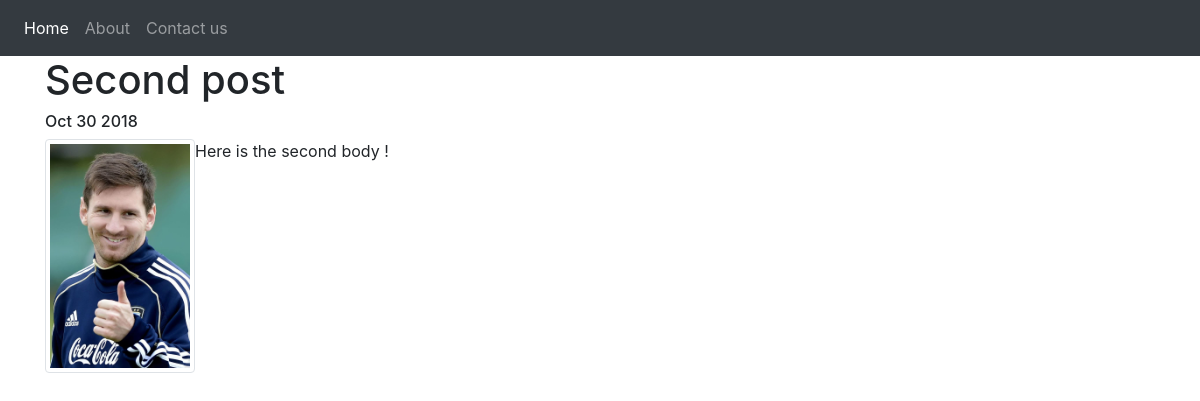
Page /posts/2/ on the committed database.
### posts/models.py (models this page shows, shortened)
class Post(models.Model):
    title = models.CharField(max_length=300)
    pub_date = models.DateField()
    image = models.ImageField(upload_to='media/')
    body = models.TextField()
    def pub_date_pretty(self):
        return self.pub_date.strftime('%b %d %Y')

### posts/views.py (the view)
# urls.py: url(r'^posts/(?P<post_id>[0-9]+)/$', posts.views.post_details, name="post_detail"),
def post_details(request, post_id):
    post = get_object_or_404(Post, pk=post_id)
    return render(request, 'posts/post_details.html', {'post': post})

### templates/posts/post_details.html (shortened to what this page needs)
<!DOCTYPE html>
<html lang="en">
<head>
    <link rel="stylesheet" href="https://maxcdn.bootstrapcdn.com/bootstrap/4.1.3/css/bootstrap.min.css">
</head>
<body>
    <nav class="navbar navbar-expand-sm bg-dark navbar-dark">
      <ul class="navbar-nav">
        <li class="nav-item active">
          <a class="nav-link" href="{% url 'home' %}">Home</a>
        </li>
        <li class="nav-item">
          <a class="nav-link" href="{% url 'about' %}">About</a>
        </li>
        <li class="nav-item">
          <a class="nav-link" href="{% url 'contact' %}">Contact us</a>
        </li>
      </ul>
    </nav>
    <div class="container">
        <h1>{{ post.title }}</h1>
        <h6>{{ post.pub_date_pretty}}</h6>
        <img src="{{ post.image.url }}" class="img-thumbnail float-left" alt="Cinque Terre" width="150">
        <p>{{ post.body }}</p>
    </div>
</body>

### rows in the picture
Post: title "Second post", pub_date_pretty "Oct 30 2018", image (picture), body "Here is the second body !"
